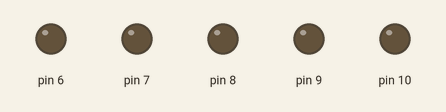
The sketch below on a simulated Arduino Uno, built with avr-gcc and run on an emulated ATmega328P. Parts: output pins drawn as LEDs (lit = HIGH).

Above: at 0.05 s.
At 3.2 s:
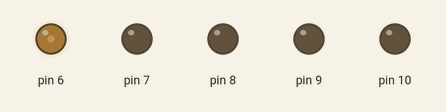
At 6.4 s:
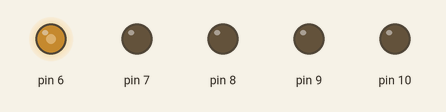
At 12.8 s:
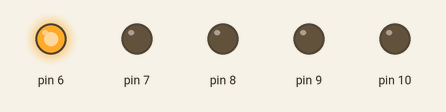
Timing chart, 0 to 16.6 s (numbered marks = the images above):
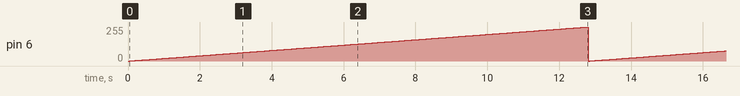

Measured:
- by itself, pin 6: ramps from 0/255 to 255/255 and jumps back, once every 12.8 s

The sketch:

test_01.ino
```cpp
void setup() {
  // put your setup code here, to run once:
  for (int i = 6; i <= 10; i++)
  {
    pinMode(i, OUTPUT);
  }
}
void loop(){
  for (int i=0;i<=255;i++){
  analogWrite(6,i);
  delay(50);
  }
}
/*
void vongtron()
{
  for (int i = 6; i <= 10; i++)
  {
    digitalWrite(i, HIGH);
    delay(100);
    digitalWrite(i, LOW);
    delay(100);
  }
  for (int i = 10; i >= 6; i--)
  {
    digitalWrite(i, HIGH);
    delay(100);
    digitalWrite(i, LOW);
    delay(100);
  }
}

void delay1()
{
  for(int i=6; i<=10; i++)
  {
    digitalWrite(i,HIGH);
  }
  delay(100);
  for(int i=6; i<=10; i++)
  digitalWrite(i,LOW);
  delay(1000);
}
void loop() {
  // put your main code here, to run repeatedly:
  for (int i = 1; i <= 3; i++)
    vongtron();
  delay(1000);
  for (int i = 1; i <= 3; i++)
  delay1();

}
*/
```
